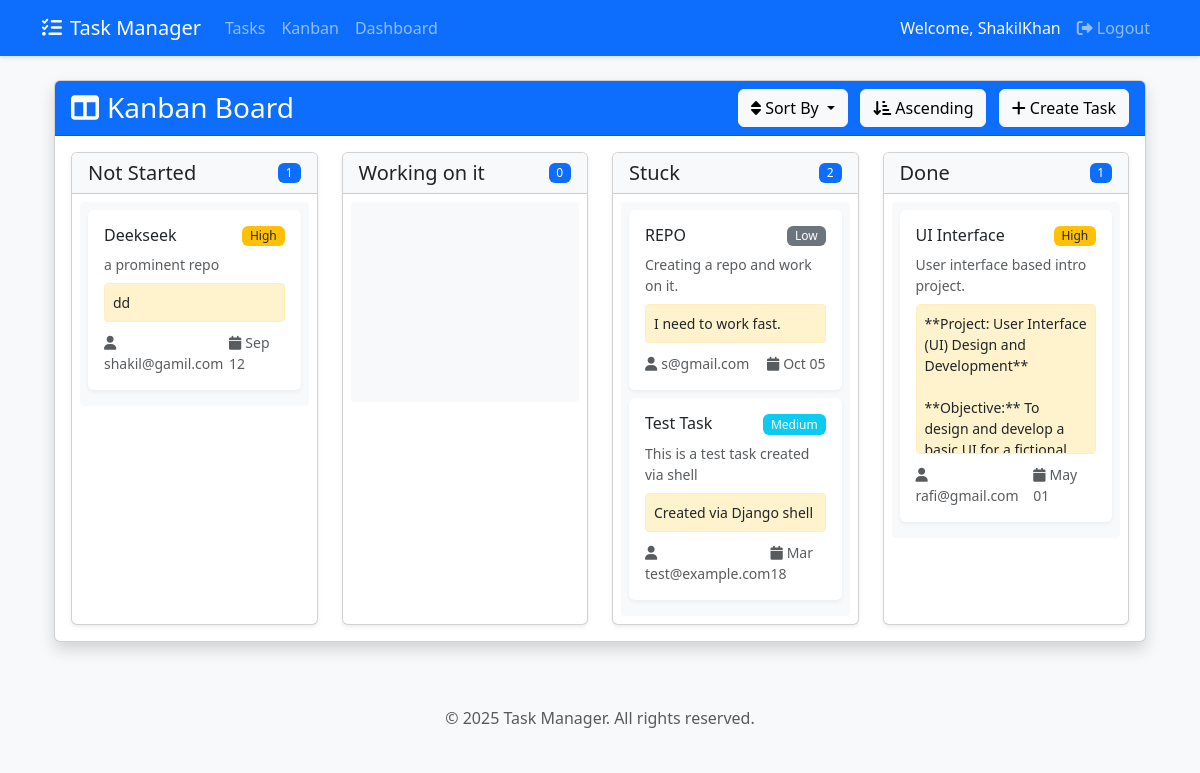
The page /kanban/ (signed in) on the database its author committed.
### tasks/models.py (models this page shows, shortened)
class Task(models.Model):
    STATUS_CHOICES = [
        ('not_started', 'Not Started'),
        ('working', 'Working on it'),
        ('stuck', 'Stuck'),
        ('done', 'Done')
    ]
    PRIORITY_CHOICES = [
        ('critical', 'Critical'),
        ('high', 'High'),
        ('medium', 'Medium'),
        ('low', 'Low')
    ]
    title = models.CharField(max_length=255)
    description = models.TextField()
    owner = models.EmailField()  # Assign tasks via email
    status = models.CharField(max_length=20, choices=STATUS_CHOICES, default='not_started')
    priority = models.CharField(max_length=10, choices=PRIORITY_CHOICES, default='medium')
    notes = models.TextField(blank=True, null=True)
    budget = models.DecimalField(max_digits=10, decimal_places=2, blank=True, null=True)
    file = models.FileField(upload_to='task_files/', blank=True, null=True)
    start_date = models.DateField()
    end_date = models.DateField()
    last_updated = models.DateTimeField(auto_now=True)

### tasks/views.py (the view)
# urls.py: path('kanban/', views.kanban, name='kanban'),
@login_required
def kanban(request):
    tasks = Task.objects.all()
    context = {
        'tasks': tasks,
        'status_choices': Task.STATUS_CHOICES,
        'priority_choices': Task.PRIORITY_CHOICES
    }
    return render(request, 'tasks/kanban.html', context)

### tasks/templatetags/task_filters.py (called while the page is built)
@register.filter
def filter_by_status(tasks, status):
    return [task for task in tasks if task.status == status]

### tasks/templates/tasks/kanban.html (shortened to what this page needs)
{% extends "base.html" %}
{% load task_filters %}
{% block content %}
<div class="container-fluid mt-4">
    <div class="card shadow">
        <div class="card-header bg-primary text-white d-flex justify-content-between align-items-center">
            <h3 class="card-title mb-0">
                <i class="fas fa-columns me-2"></i>Kanban Board
            </h3>
            <div>
                <div class="btn-group me-2">
                    <button type="button" class="btn btn-light dropdown-toggle" data-bs-toggle="dropdown" aria-expanded="false">
                        <i class="fas fa-sort"></i> Sort By
                    </button>
                </div>
                <div class="btn-group">
                    <button type="button" class="btn btn-light" id="sortOrderBtn" data-order="asc">
                        <i class="fas fa-sort-amount-down-alt"></i> Ascending
                    </button>
                </div>
                <button type="button" class="btn btn-light ms-2" data-bs-toggle="modal" data-bs-target="#createTaskModal">
                    <i class="fas fa-plus"></i> Create Task
                </button>
            </div>
        </div>
        <div class="card-body p-3">
            <div class="row g-4">
                {% for status in status_choices %}
                <div class="col-12 col-md-6 col-lg-3">
                    <div class="card h-100 shadow-sm">
                        <div class="card-header bg-light d-flex justify-content-between align-items-center">
                            <h5 class="mb-0">{{ status.1 }}</h5>
                            <span class="badge bg-primary" id="count-{{ status.0 }}">
                                {% with count=tasks|filter_by_status:status.0|length %}
                                    {{ count }}
                                {% endwith %}
                            </span>
                        </div>
                        <div class="card-body p-2">
                            <div class="kanban-column" data-status="{{ status.0 }}" style="min-height: 200px;">
                                {% for task in tasks %}
                                {% if task.status == status.0 %}
                                <div class="card mb-2 task-card" data-task-id="{{ task.id }}" draggable="true">
                                    <div class="card-body p-3">
                                        <div class="d-flex justify-content-between align-items-start mb-2">
                                            <h6 class="card-title text-truncate mb-0">{{ task.title }}</h6>
                                            <span class="badge {% if task.priority == 'critical' %}bg-danger{% elif task.priority == 'high' %}bg-warning text-dark{% elif task.priority == 'medium' %}bg-info{% else %}bg-secondary{% endif %}">
                                                {{ task.get_priority_display }}
                                            </span>
                                        </div>
                                        <p class="card-text small text-muted mb-2">{{ task.description|truncatechars:100 }}</p>
                                        {% if task.notes %}
                                        <div class="task-notes">{{ task.notes }}</div>
                                        {% endif %}
                                        <div class="d-flex justify-content-between align-items-center">
                                            <small class="text-muted">
                                                <i class="fas fa-user me-1"></i>{{ task.owner }}
                                            </small>
                                            <small class="text-muted">
                                                <i class="fas fa-calendar me-1"></i>{{ task.end_date|date:"M d" }}
                                            </small>
                                        </div>
                                    </div>
                                </div>
                                {% endif %}
                                {% endfor %}
                            </div>
                        </div>
                    </div>
                </div>
                {% endfor %}
            </div>
        </div>
    </div>
</div>
{% endblock %}

### tasks/templates/base.html (shortened to what this page needs)
<!DOCTYPE html>
<html lang="en">
<head>
    <link href="https://cdn.jsdelivr.net/npm/bootstrap@5.3.0/dist/css/bootstrap.min.css" rel="stylesheet">
    <link href="https://cdnjs.cloudflare.com/ajax/libs/font-awesome/6.0.0/css/all.min.css" rel="stylesheet">
</head>
<body>
    <nav class="navbar navbar-expand-lg navbar-dark bg-primary mb-4">
        <div class="container">
            <a class="navbar-brand" href="{% url 'home' %}">
                <i class="fas fa-tasks me-2"></i>Task Manager
            </a>
            <div class="collapse navbar-collapse" id="navbarNav">
                {% if user.is_authenticated %}
                <ul class="navbar-nav me-auto">
                    <li class="nav-item">
                        <a class="nav-link" href="{% url 'task_list' %}">Tasks</a>
                    </li>
                    <li class="nav-item">
                        <a class="nav-link" href="{% url 'kanban' %}">Kanban</a>
                    </li>
                    <li class="nav-item">
                        <a class="nav-link" href="{% url 'dashboard' %}">Dashboard</a>
                    </li>
                </ul>
                {% endif %}
                <ul class="navbar-nav">
                    {% if user.is_authenticated %}
                        <li class="nav-item">
                            <span class="nav-link text-light">Welcome, {{ user.username }}</span>
                        </li>
                        <li class="nav-item">
                            <a class="nav-link" href="{% url 'logout' %}">
                                <i class="fas fa-sign-out-alt me-1"></i>Logout
                            </a>
                        </li>
                    {% else %}
                        <li class="nav-item">
                            <a class="nav-link" href="{% url 'login' %}">
                                <i class="fas fa-sign-in-alt me-1"></i>Login
                            </a>
                        </li>
                    {% endif %}
                </ul>
            </div>
        </div>
    </nav>
    <div class="container">
        {% block content %}
        {% endblock %}
    </div>
    <footer class="footer mt-5 py-3 bg-light">
        <div class="container text-center">
            <span class="text-muted">&copy; 2025 Task Manager. All rights reserved.</span>
        </div>
    </footer>
</body>
</html>

### tasks/templates/base.html (style rules this page uses)
body { background-color: #f8f9fa; }
.navbar { box-shadow: 0 2px 4px rgba(0,0,0,.1); }
.card { box-shadow: 0 2px 4px rgba(0,0,0,.05); }

### tasks/templates/tasks/kanban.html (style rules this page uses)
.kanban-column { min-height: 100px; padding: 8px; border-radius: 4px; background-color: #f8f9fa; }
.task-card { cursor: grab; transition: transform 0.2s, box-shadow 0.2s; border: none; box-shadow: 0 2px 4px rgba(0,0,0,.05); }
.badge { font-weight: 500; }
.task-notes { white-space: pre-wrap; word-wrap: break-word; max-height: 150px; overflow-y: auto; background-color: #fff3cd; padding: 8px; border-radius: 4px; font-size: 0.875rem; line-height: 1.5; margin-bottom: 10px; border: 1px solid #ffeeba; }

### rows shown on the page
Task: title "Deekseek", priority "High", description "a prominent repo", notes "dd", owner "shakil@gamil.com", end_date "Sep 12"
Task: title "REPO", priority "Low", description "Creating a repo and work on it.", notes "I need to work fast.", owner "s@gmail.com", end_date "Oct 05"
Task: title "Test Task", priority "Medium", description "This is a test task created via shell", notes "Created via Django shell", owner "test@example.com", end_date "Mar 18"
Task: title "UI Interface", priority "High", description "User interface based intro project.", notes "**Project: User Interface (UI) Design and Development** **Objective:** To design and develop a…", owner "rafi@gmail.com", end_date "May 01"

### other values the page prints
{{ user.username }} "ShakilKhan"
{{ status.1 }} "Not Started" "Working on it" "Stuck" "Done"
{{ count }} "1" "0" "2" "1"
